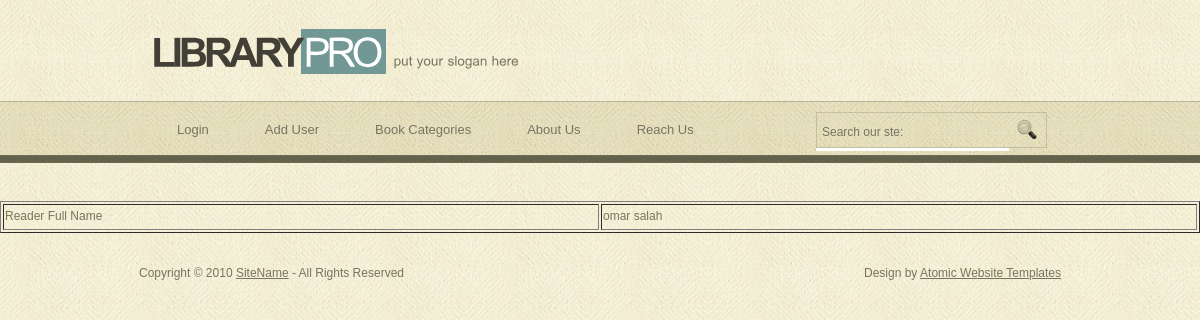
The page /showReaderborrowing.php (signed in) on the database its author committed.
### tables this page shows
CREATE TABLE `usertypepages` (
  `Id` int(11) NOT NULL,
  `usertypeid` int(11) NOT NULL,
  `pageid` int(11) NOT NULL,
  `orderby` int(11) NOT NULL
);

CREATE TABLE `pages` (
  `Id` int(11) NOT NULL,
  `FriendlyName` varchar(222) NOT NULL,
  `PhysicalAddress` varchar(222) NOT NULL,
  `static` int(11) NOT NULL
);

CREATE TABLE `user` (
  `id` int(11) NOT NULL,
  `fullName` varchar(222) NOT NULL,
  `dateOfBirth` date NOT NULL,
  `userTypeId` int(11) NOT NULL,
  `password` varchar(222) NOT NULL,
  `userName` varchar(222) NOT NULL,
  `cityid` int(11) NOT NULL
);

### showReaderborrowing.php (the view, shortened to what this page needs)
<?php
include_once "header.php";
?>
<table border = 1 width = "100%">
<?php
$userId = $_SESSION["id"];
$sql = "SELECT * from user where id = $userId";
$userInfoDS = $conn->query($sql);
$userInfoobj = $userInfoDS->fetch_assoc();
?>
<tr>
	<td width = "50%"> Reader Full Name </td>
	<td width = "50%"> <?php echo $userInfoobj["fullName"]; ?> </td>
</tr>
</table>
<?php
include_once "footer.php";
?>

### header.php (shortened to what this page needs)
<!DOCTYPE html PUBLIC "-//W3C//DTD XHTML 1.0 Transitional//EN" "http://www.w3.org/TR/xhtml1/DTD/xhtml1-transitional.dtd">
<html xmlns="http://www.w3.org/1999/xhtml">
<head>
<link href="style.css" rel="stylesheet" type="text/css" />
</head>
<body>
<div class="main">
  <div class="header">
    <div class="header_resize">
      <div class="logo">
        <h1><a href="index.html">Library<span>Pro</span></a> <small>put your slogan here</small></h1>
      </div>
      <div class="menu_nav">
        <ul>
            <?php
                include_once "db.php";
                $userTypeId = 4;
                $sql = "select * from usertypepages where userTypeId = $userTypeId order by orderby";
                $dataset = $conn->query($sql);
                while($row = $dataset->fetch_assoc()){
                    $sql = "select * from pages where Id =". $row['pageid'];
                    $dataset1 = $conn->query($sql);
                    $row1 = $dataset1->fetch_assoc();
                    if($row1["PhysicalAddress"] == "showstaticcontent.php"){
                        ?>
                        <li><a href="<?php echo $row1['PhysicalAddress']."?pageid=".$row1["Id"];?>"><?php echo $row1["FriendlyName"];?></a></li>
                        <?php
                    }
                    else{
                        ?>
                        <li><a href="<?php echo $row1['PhysicalAddress'];?>"><?php echo $row1["FriendlyName"];?></a></li>
                        <?php
                    }
                }
            ?>
          </ul>
      </div>
      <div class="searchform">
        <form id="formsearch" name="formsearch" method="post" action="#">
          <span>
          <input name="editbox_search" class="editbox_search" id="editbox_search" maxlength="80" value="Search our ste:" type="text" />
          </span>
          <input name="button_search" src="images/search_btn.gif" class="button_search" type="image" />
        </form>
      </div>
    </div>
  </div>

### style.css (style rules this page uses)
body { margin:0; padding:0; width:100%; color:#787460; font:normal 12px/1.8em Arial, Helvetica, sans-serif; background:url(images/main_bg.jpg) repeat center center; }
html, .main { padding:0; margin:0; }
.main { background:no-repeat center top; }
.logo { padding:27px 0; float:left; width:auto; }
h1 { margin:0; padding:0 0 0 38px; color:#413f36; font:bold 40px/1.2em Arial, Helvetica, sans-serif; letter-spacing:-4px; text-transform:uppercase; }
h1 span { padding:0 6px 1px 3px; color:#595959; font-weight:normal; color:#fff; background-color:#729896; }
h1 a, h1 a:hover { color:#413f36; text-decoration:none; }
h1 small { font:normal 13px/1.2em Arial, Helvetica, sans-serif; color:#787460; letter-spacing:normal; text-transform:none; }
a { color:#719794; text-decoration:underline; }
.header, .content, .menu_nav, .fbg, .footer, form, ol, ol li, ul, .content .mainbar, .content .sidebar { margin:0; padding:0; }
.header { background:url(images/header_bg.jpg) repeat-x center 101px; height:200px; }
.header_resize { margin:0 auto; padding:0; width:974px; height:200px; background:repeat-x center top; }
.menu_nav { float:left; margin:0; padding:0 0 20px 40px; height:79px; background:repeat-x center top; }
.menu_nav ul { list-style:none; }
.menu_nav ul li { margin:0 8px 0 0; padding:0; float:left; }
.menu_nav ul li a { display:block; margin:0; padding:17px 24px; color:#787460; text-decoration:none; font-size:13px; }
.searchform { float:right; }
#formsearch { margin:0; height:36px; padding:4px 40px 0 0; }
#formsearch span { display:block; margin:6px 0; padding:0; float:left; background:#fff url(images/search.gif) no-repeat top left; }
#formsearch input.editbox_search { margin:0; padding:11px 6px 10px; float:left; width:181px; border:none; background:none; font:normal 12px/1.5em Arial, Helvetica, sans-serif; color:#787460; }
#formsearch input.button_search { margin:6px 0 0 0; padding:0; border:none; float:left; }

### rows shown on the page
usertypepages: pageid.FriendlyName "Login"
usertypepages: pageid.FriendlyName "Add User"
usertypepages: pageid.FriendlyName "Book Categories"
usertypepages: pageid.FriendlyName "About Us"
usertypepages: pageid.FriendlyName "Reach Us"
user: fullName "omar salah"
